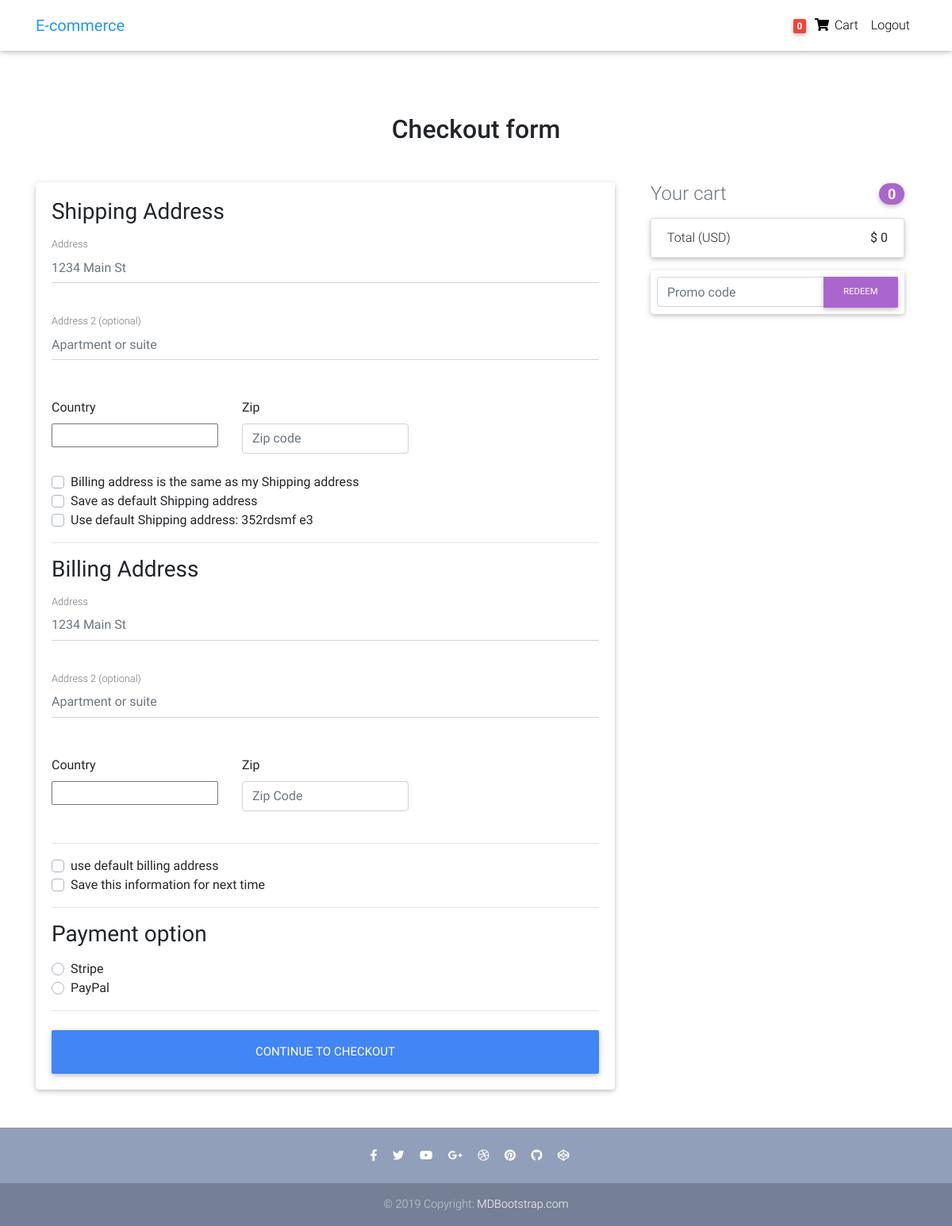
/checkout/ (signed in), run on an earlier commit of the app's database.
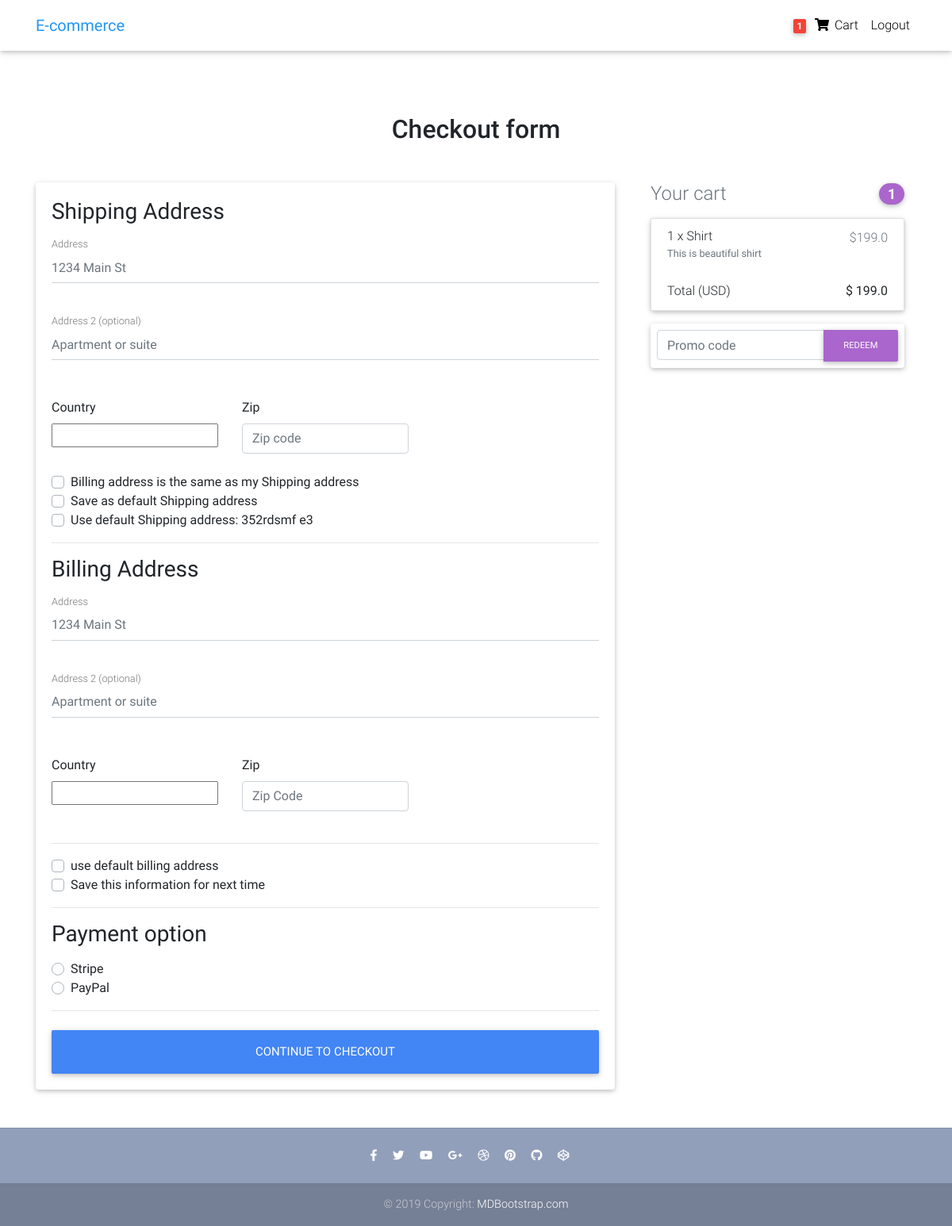
And on a later commit of the database.
### core/models.py (models this page shows, shortened)
class Order(models.Model):
    user = models.ForeignKey(settings.AUTH_USER_MODEL, on_delete=models.CASCADE)
    ref_code = models.CharField(max_length=20)
    items = models.ManyToManyField(OrderItem)
    start_date = models.DateTimeField(auto_now_add=True)
    ordered_date = models.DateTimeField()
    ordered = models.BooleanField(default=False)
    billing_address = models.ForeignKey(
        'Address', related_name='billing_address' ,on_delete=models.SET_NULL, blank=True, null=True)
    shipping_address = models.ForeignKey(
        'Address',  related_name='shipping_address', on_delete=models.SET_NULL, blank=True, null=True)
    payment = models.ForeignKey(
        'Payment', on_delete=models.SET_NULL, blank=True, null=True)
    coupon = models.ForeignKey(
        'Coupon', on_delete=models.SET_NULL, blank=True, null=True)
    being_delivered = models.BooleanField(default=False)
    received = models.BooleanField(default=False)
    refund_requested = models.BooleanField(default=False)
    refund_granted = models.BooleanField(default=False)
    def get_total(self):
        total = 0
        for order_item in self.items.all():
            total += order_item.get_final_price()
        if self.coupon:
            total -= self.coupon.amount
        return total

class OrderItem(models.Model):
    user = models.ForeignKey(settings.AUTH_USER_MODEL, on_delete=models.CASCADE)
    ordered = models.BooleanField(default=False)
    item = models.ForeignKey(Item, on_delete=models.CASCADE)
    quantity = models.IntegerField(default=1)
    def get_total_item_discount_price(self):
        return self.quantity * self.item.discount_price
    def get_final_price(self):
        if self.item.discount_price:
            return self.get_total_item_discount_price()
        return self.get_total_item_price()

class Item(models.Model):
    title = models.CharField(max_length=100)
    price = models.FloatField()
    discount_price = models.FloatField(blank=True, null=True)
    category = models.CharField(choices=CATEGORY_CHOICES, max_length=2)
    label = models.CharField(choices=LABEL_CHOICES, max_length=1)
    slug = models.SlugField()
    description = models.TextField()
    image = models.ImageField()

### core/views.py (the view, shortened to what this page needs)
# urls.py: path("checkout/", views.CheckoutView.as_view(), name="checkout"),
class CheckoutView(View):
    def get(self, *args, **kwargs):
        try:
            order = Order.objects.get(user=self.request.user, ordered=False)
            form = CheckoutForm()
            context = {
                'form': form,
                'couponform': CouponForm(),
                'order': order,
                'DISPLAY_COUPON_FROM': True,
             }
            shipping_address_qs = Address.objects.filter(
                user = self.request.user,
                address_type="S",
                default=True
            )
            if shipping_address_qs.exists():
                context.update({'default_shipping_address': shipping_address_qs[0]})
            billing_address_qs = Address.objects.filter(
                user = self.request.user,
                address_type="B",
                default=True
            )
            if billing_address_qs.exists():
                context.update({'default_billing_address': billing_address_qs[0]})
            return render(self.request, 'core/checkout-page.html', context)
        except ObjectDoesNotExist:
            messages.info(self.request, "You don't have active order")
            return redirect("core:checkout")

### core/forms.py
class CheckoutForm(forms.Form):
    shipping_address = forms.CharField(required=False)
    shipping_address2 = forms.CharField(required=False)
    shipping_country = CountryField(blank_label='(select country)').formfield(
        required=False,
        widget=CountrySelectWidget(
            attrs={'class': 'custom-select d-block w-100'}
            ))
    shipping_zip = forms.CharField(required=False)
    same_billing_address = forms.BooleanField(required=False)
    set_default_shipping = forms.BooleanField(required=False)
    use_default_shipping = forms.BooleanField(required=False)
    billing_address = forms.CharField(required=False)
    billing_address2 = forms.CharField(required=False)
    billing_country = CountryField(blank_label='(select country)').formfield(
        required=False,
        widget=CountrySelectWidget(
            attrs={'class': 'custom-select d-block w-100'}
            ))
    billing_zip = forms.CharField(required=False)
    set_default_billing = forms.BooleanField(required=False)
    use_default_billing = forms.BooleanField(required=False)
    payment_option = forms.ChoiceField(widget=forms.RadioSelect, choices=PAYMENT_CHOICES)

### core/templates/core/checkout-page.html (shortened to what the changed rows need)
{% extends 'core/base.html' %}
{% block content %}
{% load crispy_forms_tags %}
  <main>
    <div class="container wow fadeIn">
      <h2 class="my-5 h2 text-center">Checkout form</h2>
      <div class="row">
        <div class="col-md-8 mb-4">
          <div class="card">
            <form method="POST" class="card-body">
              <div class="d-block my-3">
              {% for value, name in form.fields.payment_option.choices %}
                <div class="custom-control custom-radio">
                  <label class="custom-control-label" for="{{ name }}">{{ name }}</label>
                </div>
                {% endfor %}
              </div>
            </form>
          </div>
        </div>
        <div class="col-md-4 mb-4">
          {% include 'core/order_snippet.html' %}
        </div>
      </div>
    </div>
  </main>
{% endblock %}

### core/templates/core/navbar.html (shortened to what this page needs)
 {% load cart_template_tags %}
  <nav class="navbar fixed-top navbar-expand-lg navbar-light white scrolling-navbar">
    <div class="container">
      <a class="navbar-brand waves-effect" href="{% url 'core:home' %}">
        <strong class="blue-text">E-commerce</strong>
      </a>
      <div class="collapse navbar-collapse" id="navbarSupportedContent">
        <ul class="navbar-nav nav-flex-icons">
          {% if request.user.is_authenticated %}
          <li class="nav-item">
            <a href="{% url 'core:order-summary' %}" class="nav-link waves-effect">
              <span class="badge red z-depth-1 mr-1"> {{request.user | cart_item_count}} </span>
              <i class="fas fa-shopping-cart"></i>
              <span class="clearfix d-none d-sm-inline-block"> Cart </span>
            </a>
            <li class="nav-item">
            <a class="nav-link waves-effect", href="{% url 'account_logout' %}">
              <span class="clearfix d-none d-sm-inline-block"> Logout </span>
            </a>
          </li>
          </li>
          {% endif %}
        </ul>
      </div>
    </div>
  </nav>

### core/templates/core/order_snippet.html (shortened to what this page needs)
<div class="col-md-12 mb-4">
        <h4 class="d-flex justify-content-between align-items-center mb-3">
        <span class="text-muted">Your cart</span>
        <span class="badge badge-secondary badge-pill">{{ order.items.count }}</span>
        </h4>
        <ul class="list-group mb-3 z-depth-1">
        {% for order_item in order.items.all %}
        <li class="list-group-item d-flex justify-content-between lh-condensed">
            <div>
            <h6 class="my-0">{{order_item.quantity}} x {{ order_item.item.title }}</h6>
            <small class="text-muted">{{ order_item.item.description }}</small>
            </div>
            <span class="text-muted">${{ order_item.get_final_price }}</span>
        </li>
        {% endfor %}
        <li class="list-group-item d-flex justify-content-between">
            <span>Total (USD)</span>
            <strong>$ {{ order.get_total }}</strong>
        </li>
        </ul>
        {% if DISPLAY_COUPON_FROM %}
            <form class="card p-2" action={% url 'core:add-coupon' %} method="POST">
                <div class="input-group">
                    {{ couponform.code }}
                    <div class="input-group-append">
                    <button class="btn btn-secondary btn-md waves-effect m-0" type="submit">Redeem</button>
                    </div>
                </div>
            </form>
        {% endif %}
</div>

What changed in the data, as far as the page shows it:
removed Order: items.count "0", get_total "0"
added Order: items.count "1", get_total "199.0"
added OrderItem: quantity "1", item "Shirt", item.description "This is beautiful shirt", get_final_price "199.0"
Also different on the page:
{{ request.user | cart_item_count }}: "0" → "1"
